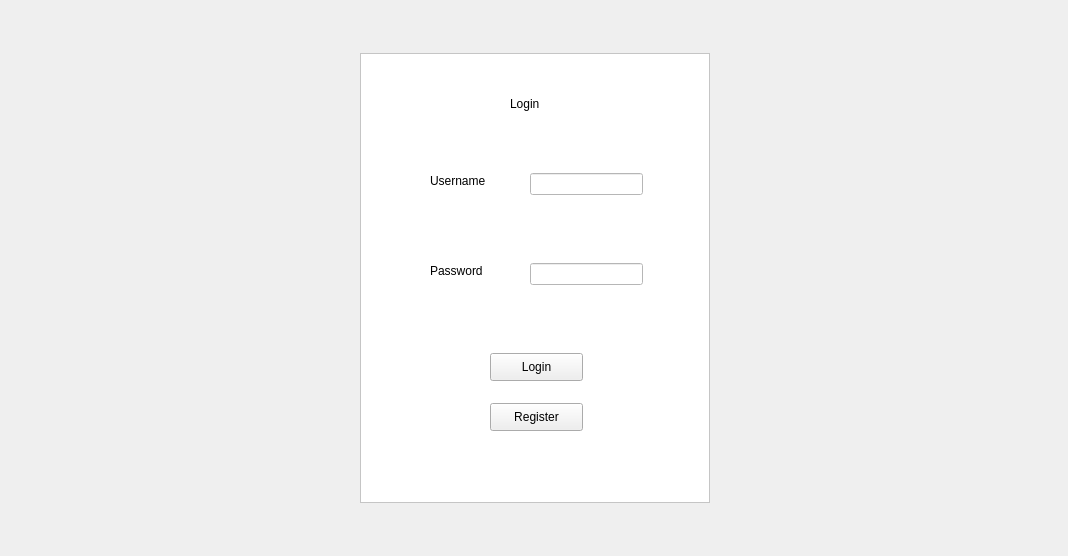
<?xml version="1.0" encoding="UTF-8"?>
<ui version="4.0">
 <class>LoginForm</class>
 <widget class="QMainWindow" name="LoginForm">
  <property name="geometry">
   <rect>
    <x>0</x>
    <y>0</y>
    <width>1068</width>
    <height>556</height>
   </rect>
  </property>
  <property name="windowTitle">
   <string>LoginForm</string>
  </property>
  <property name="styleSheet">
   <string notr="true"/>
  </property>
  <widget class="QWidget" name="centralwidget">
   <property name="autoFillBackground">
    <bool>false</bool>
   </property>
   <property name="styleSheet">
    <string notr="true">QWidget{
	background-image: url(:/ing/LoginPageImg.png);
background-repeat:no-repeat;
background-position:center;
background-attachment: fixed;
}
</string>
   </property>
   <layout class="QHBoxLayout" name="horizontalLayout">
    <property name="leftMargin">
     <number>11</number>
    </property>
    <item>
     <widget class="QFrame" name="frame">
      <property name="maximumSize">
       <size>
        <width>350</width>
        <height>450</height>
       </size>
      </property>
      <property name="styleSheet">
       <string notr="true">background:none;
background-color: rgb(255, 255, 255);</string>
      </property>
      <property name="frameShape">
       <enum>QFrame::StyledPanel</enum>
      </property>
      <property name="frameShadow">
       <enum>QFrame::Raised</enum>
      </property>
      <widget class="QLabel" name="label">
       <property name="geometry">
        <rect>
         <x>150</x>
         <y>40</y>
         <width>55</width>
         <height>21</height>
        </rect>
       </property>
       <property name="text">
        <string>Login</string>
       </property>
      </widget>
      <widget class="QLabel" name="label_2">
       <property name="geometry">
        <rect>
         <x>70</x>
         <y>120</y>
         <width>71</width>
         <height>16</height>
        </rect>
       </property>
       <property name="text">
        <string>Username</string>
       </property>
      </widget>
      <widget class="QLabel" name="label_3">
       <property name="geometry">
        <rect>
         <x>70</x>
         <y>210</y>
         <width>71</width>
         <height>16</height>
        </rect>
       </property>
       <property name="text">
        <string>Password</string>
       </property>
      </widget>
      <widget class="QLineEdit" name="Username">
       <property name="geometry">
        <rect>
         <x>170</x>
         <y>120</y>
         <width>113</width>
         <height>22</height>
        </rect>
       </property>
       <property name="styleSheet">
        <string notr="true">background-color: rgb(255, 255, 255);</string>
       </property>
      </widget>
      <widget class="QLineEdit" name="Password">
       <property name="geometry">
        <rect>
         <x>170</x>
         <y>210</y>
         <width>113</width>
         <height>22</height>
        </rect>
       </property>
       <property name="styleSheet">
        <string notr="true">background-color: rgb(255, 255, 255);</string>
       </property>
      </widget>
      <widget class="QPushButton" name="Login">
       <property name="geometry">
        <rect>
         <x>130</x>
         <y>300</y>
         <width>93</width>
         <height>28</height>
        </rect>
       </property>
       <property name="styleSheet">
        <string notr="true">QPushButton{
background:none;
}

QPushButton:hover{
	color: rgb(255, 255, 255);
	background-color: rgb(0, 0, 0);
}</string>
       </property>
       <property name="text">
        <string>Login</string>
       </property>
      </widget>
      <widget class="QPushButton" name="Register">
       <property name="geometry">
        <rect>
         <x>130</x>
         <y>350</y>
         <width>93</width>
         <height>28</height>
        </rect>
       </property>
       <property name="styleSheet">
        <string notr="true">QPushButton{
background:none;
}

QPushButton:hover{
	color: rgb(255, 255, 255);
	background-color: rgb(0, 0, 0);
}</string>
       </property>
       <property name="text">
        <string>Register</string>
       </property>
      </widget>
     </widget>
    </item>
   </layout>
  </widget>
 </widget>
 <resources/>
 <connections/>
</ui>
